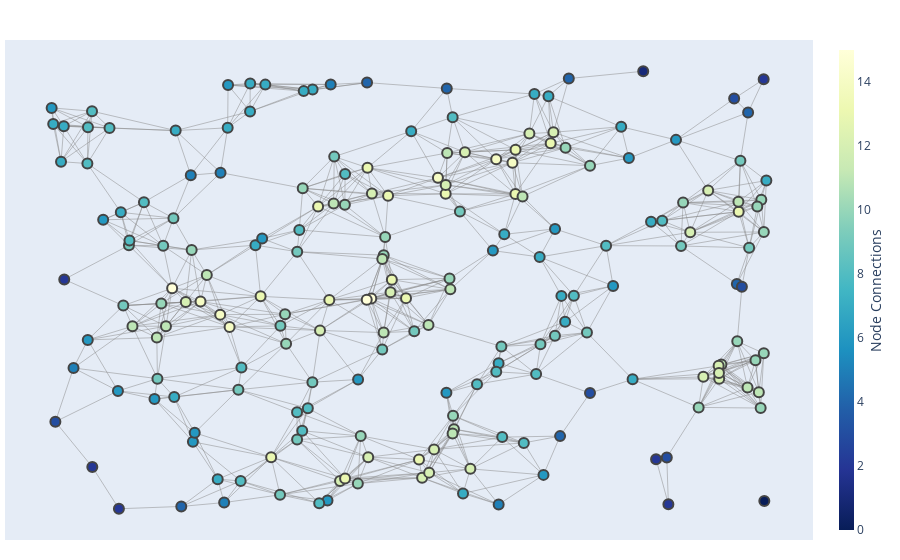

The cell this chart's notebook holds for it:
### Code cell
exampleFig = go.Figure(data=[edge_trace, node_trace],
             layout=go.Layout(
#                title='<br>Network graph made with Python',
                titlefont_size=16,
                showlegend=False,
                hovermode='closest',
                margin=dict(b=20,l=5,r=5,t=40),
#                annotations=[ dict(
#                    text="Python code: <a href='https://plotly.com/ipython-notebooks/network-graphs/'> https://plotly.com/ipython-notebooks/network-graphs/</a>",
#                    showarrow=False,
#                    xref="paper", yref="paper",
#                    x=0.005, y=-0.002 ) ],
                xaxis=dict(showgrid=False, zeroline=False, showticklabels=False),
                yaxis=dict(showgrid=False, zeroline=False, showticklabels=False))
                )
exampleFig.show()

### Figure 1 — Plotly figure (JSON) as saved in the notebook; plotly's stock layout.template omitted (floating-point values rounded to 4 significant figures; data arrays with more than 128 entries replaced by an {"elided": "..."} marker saying what was removed)
{"data": [{"hoverinfo": "none", "line": {"color": "#888", "width": 0.5}, "mode": "lines", "type": "scatter", "x": {"elided": "2619 float values"}, "y": {"elided": "2619 float values"}}, {"hoverinfo": "text", "marker": {"color": {"elided": "200 int values"}, "colorbar": {"thickness": 15, "title": {"side": "right", "text": "Node Connections"}, "xanchor": "left"}, "colorscale": [[0, "rgb(255,255,217)"], [0.125, "rgb(237,248,177)"], [0.25, "rgb(199,233,180)"], [0.375, "rgb(127,205,187)"], [0.5, "rgb(65,182,196)"], [0.625, "rgb(29,145,192)"], [0.75, "rgb(34,94,168)"], [0.875, "rgb(37,52,148)"], [1, "rgb(8,29,88)"]], "line": {"width": 2}, "reversescale": true, "showscale": true, "size": 10}, "mode": "markers", "text": {"elided": "200 str values"}, "type": "scatter", "x": {"elided": "200 float values"}, "y": {"elided": "200 float values"}}], "layout": {"hovermode": "closest", "margin": {"b": 20, "l": 5, "r": 5, "t": 40}, "showlegend": false, "title": {"font": {"size": 16}}, "xaxis": {"showgrid": false, "showticklabels": false, "zeroline": false}, "yaxis": {"showgrid": false, "showticklabels": false, "zeroline": false}}}
